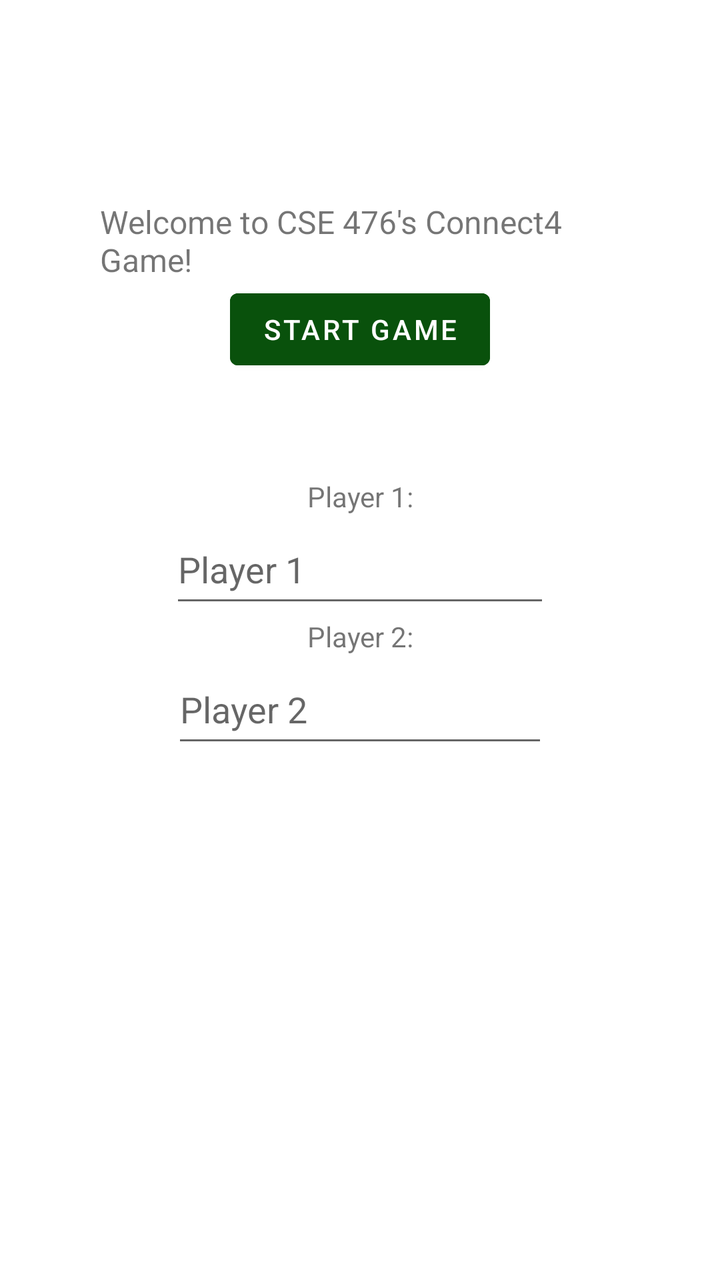
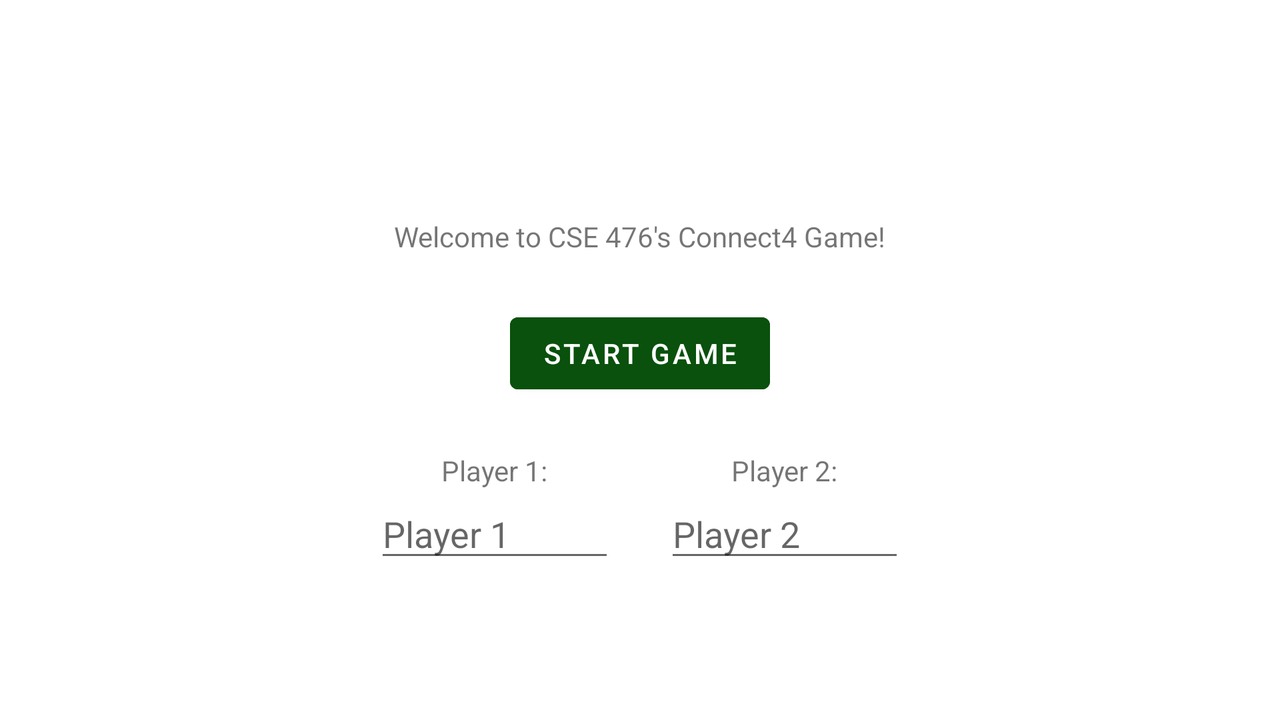

One screen, two layout resources from the same app: the default and the repository's alternative for another configuration. Each is rendered where Android would select it; the XML of both is given below.
<!-- AndroidManifest.xml: application theme Theme.Project1 -->
<!-- res/layout/activity_main.xml -->
<?xml version="1.0" encoding="utf-8"?>
<LinearLayout xmlns:android="http://schemas.android.com/apk/res/android"
    xmlns:app="http://schemas.android.com/apk/res-auto"
    xmlns:tools="http://schemas.android.com/tools"
    android:layout_width="match_parent"
    android:layout_height="match_parent"
    android:layout_marginTop="50dp"
    android:orientation="vertical"
    tools:context=".MainActivity">

    <LinearLayout
        android:layout_width="match_parent"
        android:layout_height="wrap_content"
        android:layout_margin="50dp"
        android:gravity="center_horizontal"
        android:orientation="vertical">

        <TextView
            android:layout_width="wrap_content"
            android:layout_height="wrap_content"
            android:text="@string/welcome"
            android:textSize="16sp"
            app:layout_constraintBottom_toBottomOf="parent"
            app:layout_constraintEnd_toEndOf="parent"
            app:layout_constraintStart_toStartOf="parent"
            app:layout_constraintTop_toTopOf="parent"
            app:layout_constraintVertical_bias="0.084" />

        <Button
            android:layout_width="wrap_content"
            android:layout_height="wrap_content"
            android:backgroundTint="#09510C"
            android:onClick="onStartConnect"
            android:text="@string/start_button"
            android:textColor="#FFFFFF"
            tools:layout_editor_absoluteX="115dp"
            tools:layout_editor_absoluteY="79dp" />
    </LinearLayout>

    <LinearLayout
        android:layout_width="match_parent"
        android:layout_height="wrap_content"
        android:gravity="center|center_horizontal"
        android:orientation="vertical">

        <TextView
            android:layout_width="wrap_content"
            android:layout_height="wrap_content"
            android:gravity="bottom|center"
            android:text="@string/player1"
            tools:layout_editor_absoluteX="36dp"
            tools:layout_editor_absoluteY="534dp" />

        <com.google.android.material.textfield.TextInputEditText
            android:id="@+id/playerOneName"
            android:layout_width="190dp"
            android:layout_height="51dp"
            android:hint="@string/player1text"
            tools:layout_editor_absoluteX="219dp"
            tools:layout_editor_absoluteY="528dp" />

        <TextView
            android:layout_width="wrap_content"
            android:layout_height="wrap_content"
            android:gravity="bottom|center_horizontal"
            android:text="@string/player2"
            tools:layout_editor_absoluteX="36dp"
            tools:layout_editor_absoluteY="595dp" />

        <com.google.android.material.textfield.TextInputEditText
            android:id="@+id/playerTwoName"
            android:layout_width="188dp"
            android:layout_height="51dp"
            android:hint="@string/player2text"
            tools:layout_editor_absoluteX="219dp"
            tools:layout_editor_absoluteY="589dp" />
    </LinearLayout>

</LinearLayout>
<!-- resources referenced by this layout -->
<resources>
  <string name="player1">Player 1:</string>
  <string name="player1text">Player 1</string>
  <string name="player2">Player 2:</string>
  <string name="player2text">Player 2</string>
  <string name="start_button">Start Game</string>
  <string name="welcome">Welcome to CSE 476\'s Connect4 Game!</string>
  <style name="Theme.Project1" parent="Theme.MaterialComponents.DayNight.DarkActionBar">
          
  
          <item name="colorPrimary">@color/white</item>
          <item name="colorPrimaryVariant">@color/white</item>
          <item name="colorOnPrimary">@color/white</item>
          
          <item name="colorSecondary">@color/teal_700</item>
          <item name="colorSecondaryVariant">@color/teal_700</item>
          <item name="colorOnSecondary">@color/white</item>
          
          <item name="android:statusBarColor">@color/teal_700</item>
          
      </style>
  <color name="white">#0F4711</color>
  <color name="teal_700">#073708</color>
</resources>
<!-- res/layout-land/activity_main.xml (the repository's variant of the layout above) -->
<!-- drawn on the phone turned sideways -->
<?xml version="1.0" encoding="utf-8"?>
<LinearLayout xmlns:android="http://schemas.android.com/apk/res/android"
    xmlns:app="http://schemas.android.com/apk/res-auto"
    xmlns:tools="http://schemas.android.com/tools"
    android:layout_width="match_parent"
    android:layout_height="match_parent"
    android:gravity="center"
    android:orientation="vertical"
    tools:context=".MainActivity">

    <LinearLayout
        android:layout_width="match_parent"
        android:layout_height="wrap_content"
        android:layout_marginTop="45dp"
        android:layout_marginBottom="10dp"
        android:gravity="center_horizontal"
        android:orientation="vertical"
        tools:ignore="UselessParent">

        <TextView
            android:layout_width="wrap_content"
            android:layout_height="wrap_content"
            android:layout_marginBottom="25dp"
            android:text="@string/welcome"
            app:layout_constraintBottom_toBottomOf="parent"
            app:layout_constraintEnd_toEndOf="parent"
            app:layout_constraintStart_toStartOf="parent"
            app:layout_constraintTop_toTopOf="parent"
            app:layout_constraintVertical_bias="0.084" />

        <Button
            android:layout_width="wrap_content"
            android:layout_height="match_parent"
            android:layout_marginBottom="25dp"
            android:backgroundTint="#09510C"
            android:onClick="onStartConnect"
            android:text="@string/start_button"
            android:textColor="#FFFFFF"
            tools:layout_editor_absoluteX="115dp"
            tools:layout_editor_absoluteY="79dp" />

        <LinearLayout
            android:layout_width="match_parent"
            android:layout_height="wrap_content"
            android:layout_gravity="center"
            android:gravity="center|center_horizontal"
            android:orientation="horizontal">

            <LinearLayout
                android:layout_width="wrap_content"
                android:layout_height="match_parent"
                android:layout_marginRight="25dp"
                android:orientation="vertical"
                tools:ignore="RtlHardcoded">

                <TextView
                    android:layout_width="wrap_content"
                    android:layout_height="wrap_content"
                    android:layout_gravity="center"
                    android:text="@string/player1"
                    tools:layout_editor_absoluteX="36dp"
                    tools:layout_editor_absoluteY="534dp" />

                <com.google.android.material.textfield.TextInputEditText
                    android:id="@+id/playerOneName"
                    android:layout_width="120dp"
                    android:layout_height="wrap_content"
                    android:layout_gravity="center"
                    android:hint="@string/player1text"
                    tools:layout_editor_absoluteX="219dp"
                    tools:layout_editor_absoluteY="528dp" />

            </LinearLayout>

            <LinearLayout
                android:layout_width="wrap_content"
                android:layout_height="match_parent"
                android:layout_gravity="center_horizontal"
                android:orientation="vertical">

                <TextView
                    android:layout_width="wrap_content"
                    android:layout_height="wrap_content"
                    android:layout_gravity="center"
                    android:text="@string/player2"
                    tools:layout_editor_absoluteX="36dp"
                    tools:layout_editor_absoluteY="595dp" />

                <com.google.android.material.textfield.TextInputEditText
                    android:id="@+id/playerTwoName"
                    android:layout_width="120dp"
                    android:layout_height="wrap_content"
                    android:layout_gravity="center"
                    android:hint="@string/player2text"
                    tools:layout_editor_absoluteX="219dp"
                    tools:layout_editor_absoluteY="589dp" />

            </LinearLayout>

        </LinearLayout>

    </LinearLayout>

</LinearLayout>
